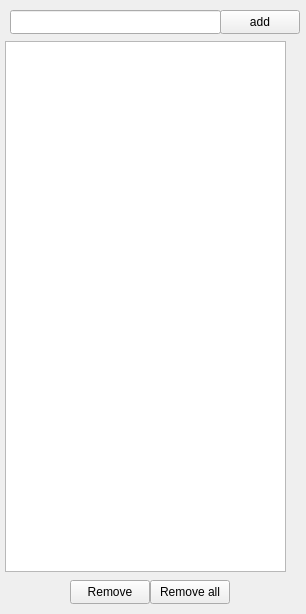
<?xml version="1.0" encoding="UTF-8"?>
<ui version="4.0">
 <class>MainWindow</class>
 <widget class="QMainWindow" name="MainWindow">
  <property name="geometry">
   <rect>
    <x>0</x>
    <y>0</y>
    <width>306</width>
    <height>614</height>
   </rect>
  </property>
  <property name="windowTitle">
   <string>MainWindow</string>
  </property>
  <widget class="QWidget" name="centralwidget">
   <widget class="QPushButton" name="bt_Add">
    <property name="geometry">
     <rect>
      <x>220</x>
      <y>10</y>
      <width>80</width>
      <height>24</height>
     </rect>
    </property>
    <property name="text">
     <string>add</string>
    </property>
   </widget>
   <widget class="QLineEdit" name="txtTask">
    <property name="geometry">
     <rect>
      <x>10</x>
      <y>10</y>
      <width>211</width>
      <height>24</height>
     </rect>
    </property>
   </widget>
   <widget class="QPushButton" name="bt_Rm_all">
    <property name="geometry">
     <rect>
      <x>150</x>
      <y>580</y>
      <width>80</width>
      <height>24</height>
     </rect>
    </property>
    <property name="text">
     <string>Remove all</string>
    </property>
   </widget>
   <widget class="QPushButton" name="bt_Remove">
    <property name="geometry">
     <rect>
      <x>70</x>
      <y>580</y>
      <width>80</width>
      <height>24</height>
     </rect>
    </property>
    <property name="text">
     <string>Remove</string>
    </property>
   </widget>
   <widget class="QListWidget" name="listWidget">
    <property name="geometry">
     <rect>
      <x>5</x>
      <y>41</y>
      <width>281</width>
      <height>531</height>
     </rect>
    </property>
   </widget>
  </widget>
 </widget>
 <resources/>
 <connections/>
</ui>
